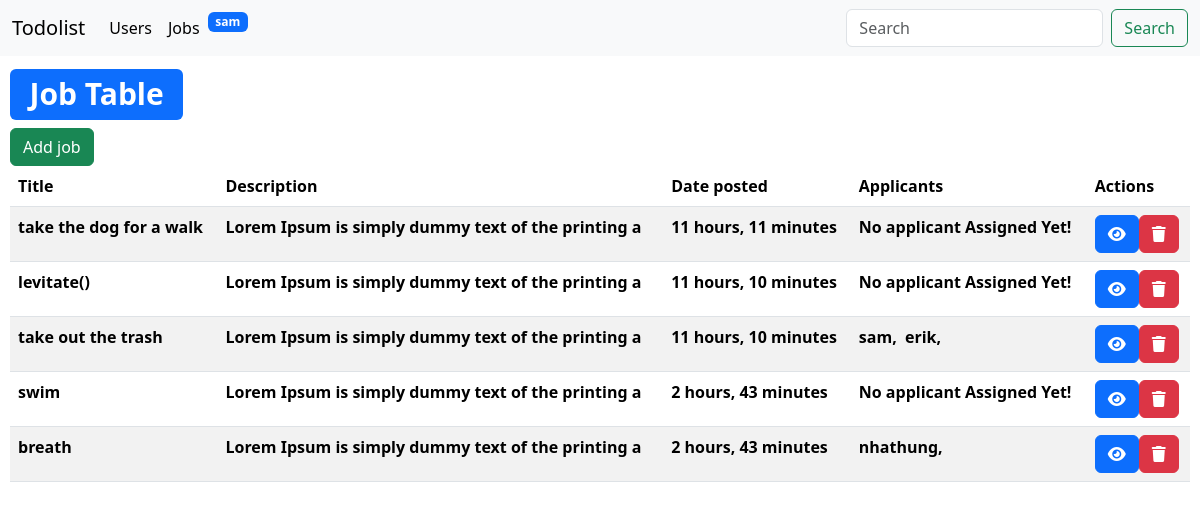
The page /jobs/ (signed in) on the database its author committed.
### home/models.py (models this page shows, shortened)
class User(AbstractUser):
    name = models.CharField(max_length=200, null=False, blank=False)
    birth = models.DateField(blank=True,null=True)
    school = models.CharField(blank=True,null=True, max_length=150)
    hometown = models.CharField(blank=True,null=True, max_length=150)
    email = models.EmailField(null=False, blank=False, unique=True)
    profile_picture = models.ImageField(null=True, blank=True, default='avatar.svg')

class Job(models.Model):
    title = models.CharField(max_length=150)
    description = models.TextField()
    date_posted = models.DateTimeField(auto_now_add=True)
    applicants = models.ManyToManyField(User, blank=True)
    def short_description(self):
        return self.description[:50] if self.description else ''

### home/views.py (the view)
# urls.py: path('jobs/', views.jobPage, name='jobPage'),
def jobPage(request):
    pageView = 'jobs'
    jobs = Job.objects.all()
    context = {'jobs':jobs, 'pageView':pageView}
    return render(request, 'home/home.html', context)

### home/templates/home/home.html
{% extends "base.html" %}
{% block content %}
{% if pageView == 'users' %}
<div style="padding: 10px">
    <h1><span class="badge text-bg-primary">User Table</span></h1>
    <a class="btn btn-success" href="{% url "addUser" %}">Add user</a>
    <table class="table table-striped">
        <thead>
            <tr>
                <th scope="col">Name</th>
                <th scope="col">Birth</th>
                <th scope="col">School</th>
                <th scope="col">HomeTown</th>
                <th scope="col">Actions</th>
            </tr>
        </thead>
        <tbody>
            {% for user in users %}
            <tr>
                <th scope="col">
                    <img src="{{user.profile_picture.url}}" alt="" width=50 height=50
                        style="border-radius: 30px; margin-right: 10px;">
                    {{user.name}}
                </th>
                <th scope="col">{{user.birth}}</th>
                <th scope="col">{{user.school}}</th>
                <th scope="col">{{user.hometown}}</th>
                <th scope="col">
                    <a class="btn btn-primary" href="{% url "updateUser" user.id %}"><i class="fa-solid fa-eye"></i></a>
                    <a class="btn btn-danger" href="{% url "deleteUser" user.id %}"><i class="fa-solid fa-trash"></i></a>
                </th>
            </tr>
            {% endfor %}
        </tbody>
    </table>
</div>
{% elif pageView == 'jobs' %}
<div style="padding: 10px">
    <h1><span class="badge text-bg-primary">Job Table</span></h1>
    <a class="btn btn-success" href="{% url "addJob" %}">Add job</a>
    <table class="table table-striped">
        <thead>
            <tr>
                <th scope="col">Title</th>
                <th scope="col">Description</th>
                <th scope="col">Date posted</th>
                <th scope="col">Applicants</th>
                <th scope="col">Actions</th>
            </tr>
        </thead>
        <tbody>
            {% for job in jobs %}
            <tr>
                <th scope="col">{{job.title}}</th>
                <th scope="col">{{job.short_description}}</th>
                <th scope="col">{{job.date_posted|timesince}}</th>
                <th scope="col">
                {% for applicant in job.applicants.all %}
                    {{ applicant.name}},&nbsp;
                {% empty %}
                    No applicant Assigned Yet!
                {% endfor %}
            </th>
                <th scope="col" style="display: flex;">
                    <a href="{% url "updateJob" job.id %}" class="btn btn-primary"><i class="fa-solid fa-eye"></i></a>
                    <a href="{% url "deleteJob" job.id %}" class="btn btn-danger"><i class="fa-solid fa-trash"></i></a>
                </th>
            </tr>
            {% endfor %}
        </tbody>
    </table>
</div>
{% else %}
<h2>Please choose one of two topics at the nav bar</h2>
{% endif %}
{% endblock content %}

### templates/nav.html (shortened to what this page needs)
<nav class="navbar navbar-expand-lg bg-body-tertiary">
    <div class="container-fluid">
        <a class="navbar-brand" href="{% url "home" %}">Todolist</a>
        <div class="collapse navbar-collapse" id="navbarSupportedContent">
            <ul class="navbar-nav me-auto mb-2 mb-lg-0">
                <li class="nav-item">
                    <a class="nav-link active" aria-current="page" href="{% url "userPage" %}">Users</a>
                </li>
                <li class="nav-item">
                    <a class="nav-link active" aria-current="page" href="{% url "jobPage" %}">Jobs</a>
                </li>
                <li class="nav-item">
                    <span class="badge text-bg-primary">{{request.user.username}}</span>
                </li>
            </ul>
            <form class="d-flex" role="search">
                <input class="form-control me-2" type="search" placeholder="Search" aria-label="Search">
                <button class="btn btn-outline-success" type="submit">Search</button>
            </form>
        </div>
    </div>
</nav>

### rows shown on the page
User: user.username "sam", name "sam"
Job: title "take the dog for a walk", short_description "Lorem Ipsum is simply dummy text of the printing a", date_posted "11 hours, 11 minutes"
Job: title "levitate()", short_description "Lorem Ipsum is simply dummy text of the printing a", date_posted "11 hours, 10 minutes"
Job: title "take out the trash", short_description "Lorem Ipsum is simply dummy text of the printing a", date_posted "11 hours, 10 minutes"
User: name "erik"
Job: title "swim", short_description "Lorem Ipsum is simply dummy text of the printing a", date_posted "2 hours, 43 minutes"
Job: title "breath", short_description "Lorem Ipsum is simply dummy text of the printing a", date_posted "2 hours, 43 minutes"
User: name "nhathung"
